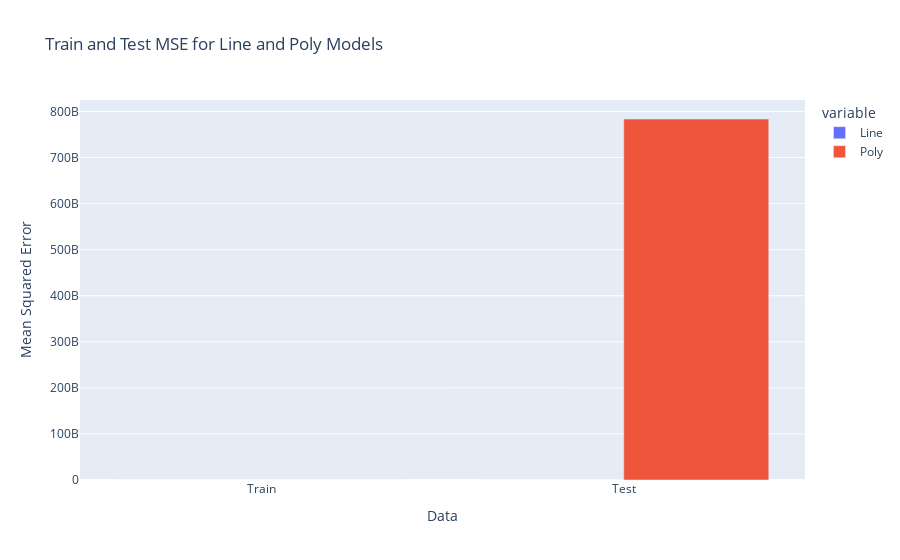

Source (notebook cell):
### Markdown cell above
#### Just a line

### Code cell
print("Train MSE - Line:", mean_squared_error(y_train, y_train_pred_line))
print("Test MSE - Line:", mean_squared_error(y_test, y_test_pred_line))
print()
print("Train MSE - Poly:", mean_squared_error(y_train, y_train_pred_poly))
print("Test MSE - Poly:", mean_squared_error(y_test, y_test_pred_poly))

import plotly.express as px

# Bar plots for Train and Test MSE
mse_data = {
    'Data': ['Train', 'Test'],
    'Line': [mean_squared_error(y_train, y_train_pred_line), mean_squared_error(y_test, y_test_pred_line)],
    'Poly': [mean_squared_error(y_train, y_train_pred_poly), mean_squared_error(y_test, y_test_pred_poly)]
}

mse_df = pd.DataFrame(mse_data)

fig = px.bar(mse_df, x='Data', y=['Line', 'Poly'], barmode='group', title='Train and Test MSE for Line and Poly Models')
fig.update_layout(yaxis_title='Mean Squared Error')
fig.show()

### Figure 1 — Plotly figure (JSON) as saved in the notebook; plotly's stock layout.template omitted (floating-point values rounded to 4 significant figures)
{"data": [{"alignmentgroup": "True", "hovertemplate": "variable=Line<br>Data=%{x}<br>value=%{y}<extra></extra>", "legendgroup": "Line", "marker": {"color": "#636efa", "pattern": {"shape": ""}}, "name": "Line", "offsetgroup": "Line", "orientation": "v", "showlegend": true, "textposition": "auto", "type": "bar", "x": ["Train", "Test"], "xaxis": "x", "y": [0.1041, 0.1753], "yaxis": "y"}, {"alignmentgroup": "True", "hovertemplate": "variable=Poly<br>Data=%{x}<br>value=%{y}<extra></extra>", "legendgroup": "Poly", "marker": {"color": "#EF553B", "pattern": {"shape": ""}}, "name": "Poly", "offsetgroup": "Poly", "orientation": "v", "showlegend": true, "textposition": "auto", "type": "bar", "x": ["Train", "Test"], "xaxis": "x", "y": [0.002077, 783700000000.0], "yaxis": "y"}], "layout": {"barmode": "group", "legend": {"title": {"text": "variable"}, "tracegroupgap": 0}, "title": {"text": "Train and Test MSE for Line and Poly Models"}, "xaxis": {"anchor": "y", "domain": [0, 1], "title": {"text": "Data"}}, "yaxis": {"anchor": "x", "domain": [0, 1], "title": {"text": "Mean Squared Error"}}}}
